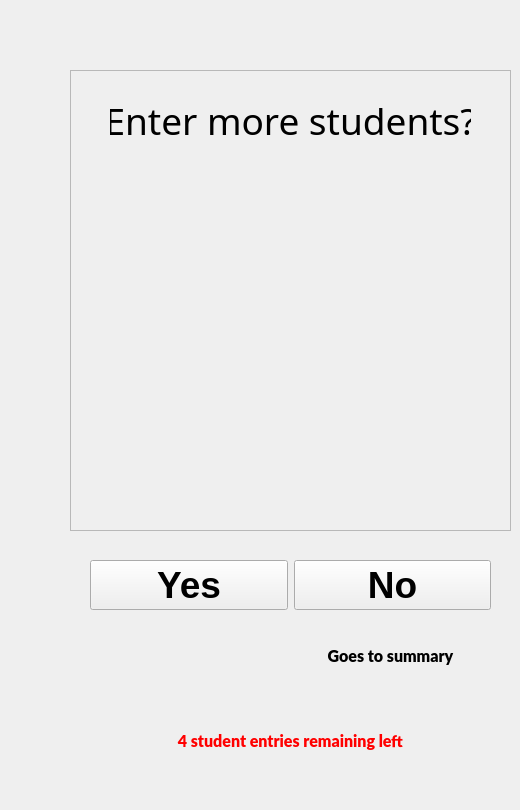
    <widget class="QWidget" name="More_Students">
     <widget class="QWidget" name="widget_More_Students_1" native="true">
      <property name="geometry">
       <rect>
        <x>60</x>
        <y>70</y>
        <width>451</width>
        <height>731</height>
       </rect>
      </property>
      <widget class="QFrame" name="frame_More_Students_1">
       <property name="geometry">
        <rect>
         <x>10</x>
         <y>0</y>
         <width>441</width>
         <height>461</height>
        </rect>
       </property>
       <property name="frameShape">
        <enum>QFrame::StyledPanel</enum>
       </property>
       <property name="frameShadow">
        <enum>QFrame::Raised</enum>
       </property>
       <widget class="QLabel" name="label_More_Students_ent_more_students_1">
        <property name="geometry">
         <rect>
          <x>40</x>
          <y>20</y>
          <width>361</width>
          <height>61</height>
         </rect>
        </property>
        <property name="font">
         <font>
          <family>Oswald Light</family>
          <pointsize>28</pointsize>
         </font>
        </property>
        <property name="text">
         <string>Enter more students?</string>
        </property>
        <property name="alignment">
         <set>Qt::AlignCenter</set>
        </property>
       </widget>
       <widget class="QLabel" name="label_More_Students_students_pic_1">
        <property name="geometry">
         <rect>
          <x>0</x>
          <y>90</y>
          <width>431</width>
          <height>331</height>
         </rect>
        </property>
        <property name="text">
         <string/>
        </property>
        <property name="pixmap">
         <pixmap>students-at-school.png</pixmap>
        </property>
        <property name="scaledContents">
         <bool>true</bool>
        </property>
       </widget>
      </widget>
      <widget class="QWidget" name="horizontalLayoutWidget_6">
       <property name="geometry">
        <rect>
         <x>30</x>
         <y>470</y>
         <width>401</width>
         <height>91</height>
        </rect>
       </property>
       <layout class="QHBoxLayout" name="horizontalLayout_More_Students_1">
        <item>
         <widget class="QPushButton" name="pushButton_More_Students_yes_1">
          <property name="font">
           <font>
            <pointsize>28</pointsize>
            <weight>75</weight>
            <bold>true</bold>
           </font>
          </property>
          <property name="text">
           <string>Yes</string>
          </property>
         </widget>
        </item>
        <item>
         <widget class="QPushButton" name="pushButton_More_Students_no_1">
          <property name="font">
           <font>
            <pointsize>28</pointsize>
            <weight>75</weight>
            <bold>true</bold>
           </font>
          </property>
          <property name="text">
           <string>No</string>
          </property>
         </widget>
        </item>
       </layout>
      </widget>
      <widget class="QLabel" name="label_More_Students_summary_1">
       <property name="geometry">
        <rect>
         <x>230</x>
         <y>570</y>
         <width>201</width>
         <height>31</height>
        </rect>
       </property>
       <property name="font">
        <font>
         <family>Lato Black</family>
         <pointsize>12</pointsize>
         <weight>75</weight>
         <italic>false</italic>
         <bold>true</bold>
        </font>
       </property>
       <property name="autoFillBackground">
        <bool>false</bool>
       </property>
       <property name="text">
        <string>Goes to summary</string>
       </property>
       <property name="alignment">
        <set>Qt::AlignCenter</set>
       </property>
      </widget>
      <widget class="QLabel" name="label_Scores_Entry_5_entries_remain_1">
       <property name="enabled">
        <bool>false</bool>
       </property>
       <property name="geometry">
        <rect>
         <x>10</x>
         <y>660</y>
         <width>441</width>
         <height>21</height>
        </rect>
       </property>
       <property name="font">
        <font>
         <family>Lato Black</family>
         <pointsize>12</pointsize>
         <weight>75</weight>
         <italic>false</italic>
         <bold>true</bold>
        </font>
       </property>
       <property name="autoFillBackground">
        <bool>false</bool>
       </property>
       <property name="styleSheet">
        <string notr="true">color: red;</string>
       </property>
       <property name="text">
        <string>4 student entries remaining left</string>
       </property>
       <property name="alignment">
        <set>Qt::AlignCenter</set>
       </property>
      </widget>
     </widget>
    </widget>
